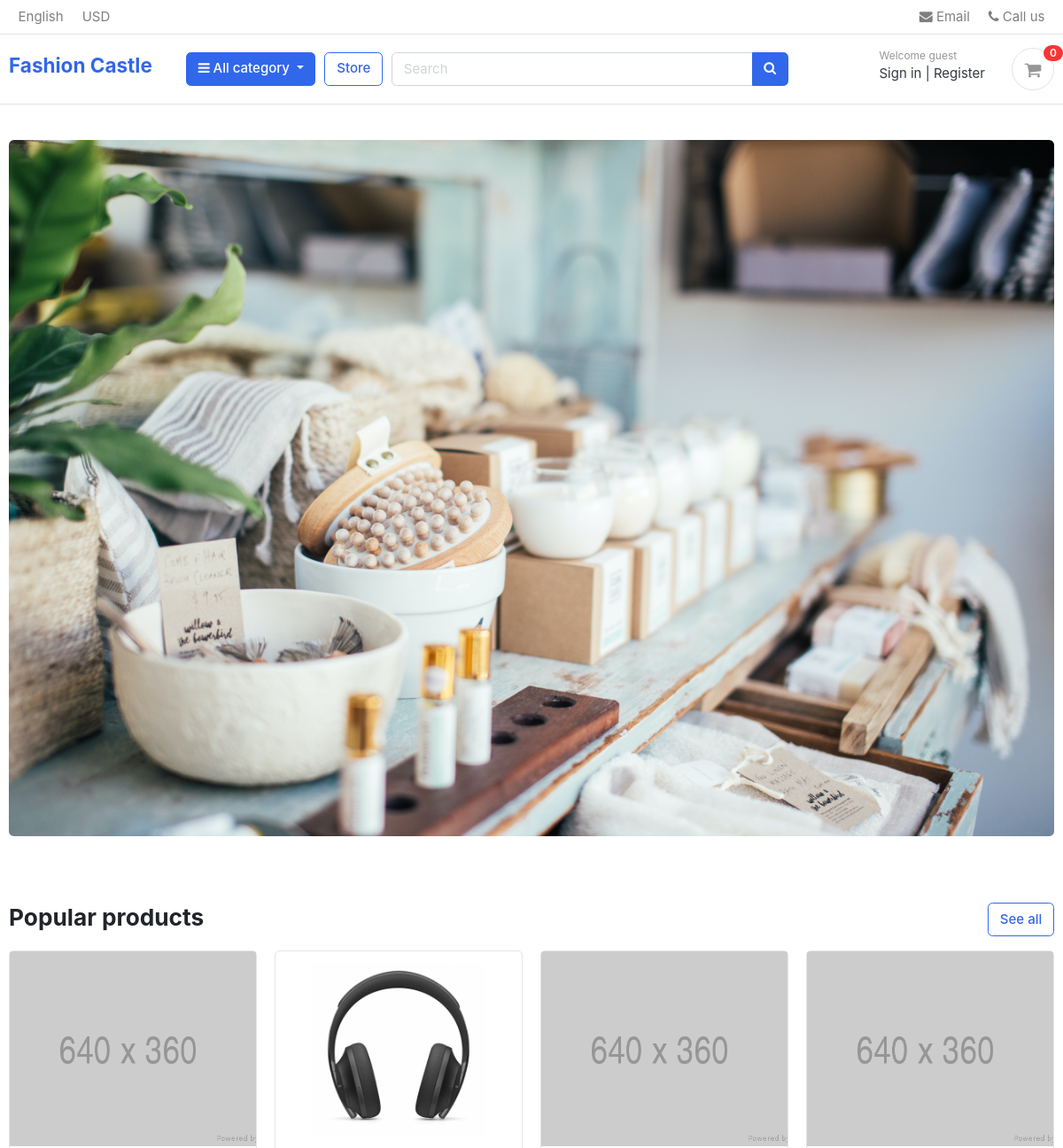
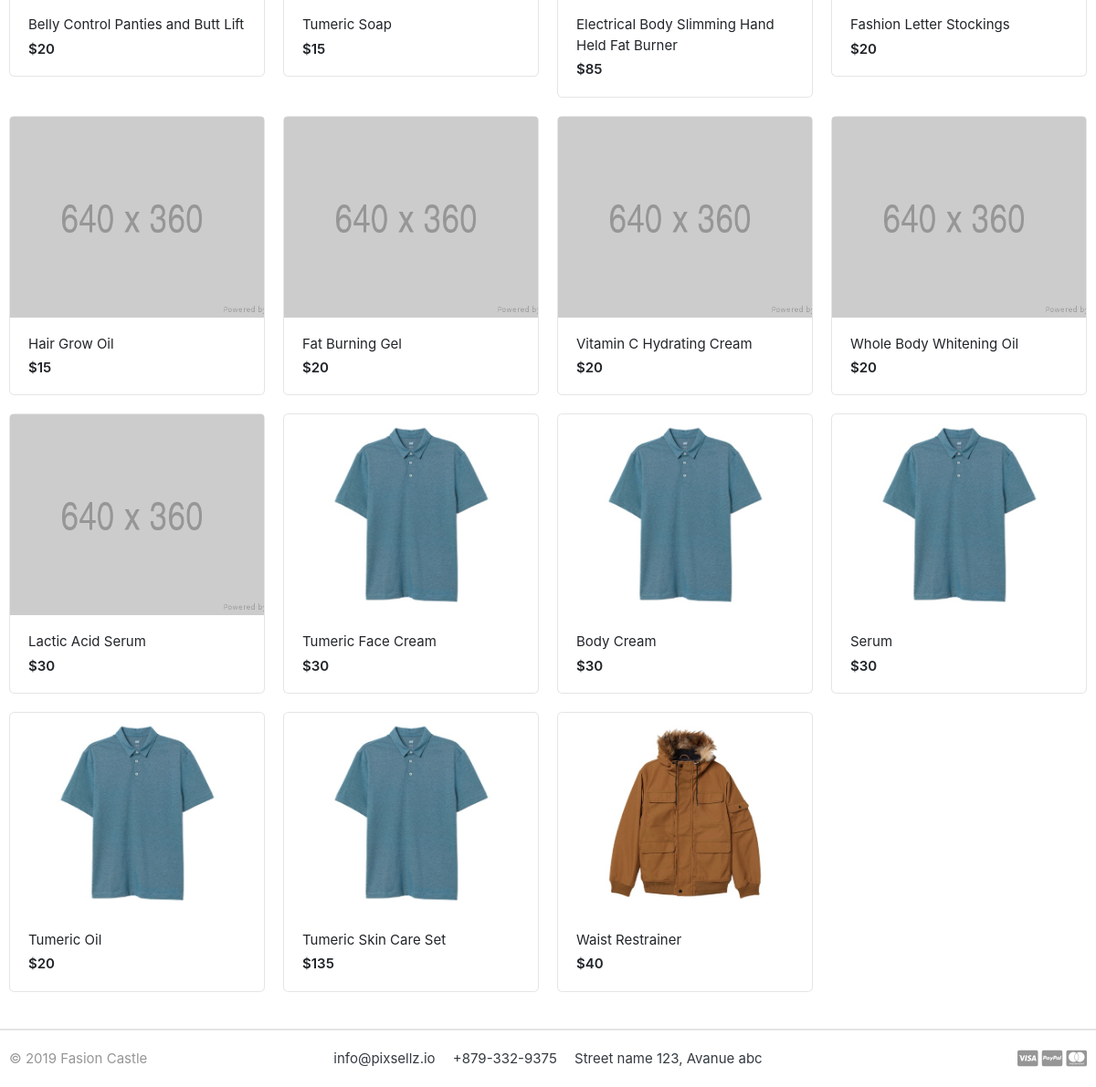
The page / on the database its author committed (2 pictures, top to bottom).
### store/models.py (models this page shows, shortened)
class Product(models.Model):
    product_name    = models.CharField(max_length=200, unique=True)
    slug            = models.SlugField(max_length=250, unique=True)
    description     = models.TextField(max_length=500, blank=True)
    price           = models.IntegerField()
    images          = models.ImageField(upload_to='photos/products')
    stock           = models.IntegerField()
    is_available    = models.BooleanField(default=True)
    category        = models.ForeignKey(Category, on_delete=models.CASCADE)
    created_date    = models.DateTimeField(auto_now_add=True)
    modified_date   = models.DateTimeField(auto_now=True)
    def get_url(self):
        return reverse('product_detail', args=[self.category.slug, self.slug])

### fashioncastleback/views.py (the view)
# urls.py: 2. Add a URL to urlpatterns:  path('', views.home, name='home')
def home(request):
    products = Product.objects.all().filter(is_available=True)
    context = {
        'products': products,
    }
    return render(request, 'home.html', context)

### carts/context_processors.py (called while the page is built)
def counter(request):
    cart_count = 0
    if 'admin' in request.path:
        return {}
    else:
        try:
            cart = Cart.objects.filter(cart_id=_cart_id(request))
            if request.user.is_authenticated:
                cart_items = CartItem.objects.all().filter(user=request.user)
            else:
                cart_items = CartItem.objects.all().filter(cart=cart[:1])
            for cart_item in cart_items:
                cart_count += cart_item.quantity
        except Cart.DoesNotExist:
            cart_count = 0
    return dict(cart_count=cart_count)

### carts/views.py (called while the page is built)
def _cart_id(request):
    cart = request.session.session_key
    if not cart:
        cart = request.session.create()
    return cart

### category/context_processors.py (called while the page is built)
def menu_links(request):
    links = Category.objects.all()
    return dict(links=links)

### category/models.py (called while the page is built)
    def get_url(self):
            return reverse('products_by_category', args=[self.slug])

### templates/home.html (shortened to what this page needs)
{% extends 'base.html' %}
{% load static %}
{% block content %}
<section class="section-intro padding-y-sm">
<div class="container">
<div class="intro-banner-wrap padding-y-sm">
	<img src="{% static 'images/banners/beauty-hero.jpg' %}" class="hero-image img-fluid rounded">
</div>
</div>
</section>
<section class="section-name padding-y-sm">
<div class="container">
<header class="section-heading">
	<a href="{% url 'store' %}" class="btn btn-outline-primary float-right">See all</a>
	<h3 class="section-title">Popular products</h3>
</header>
<div class="row">
	{% for product in products %}
	<div class="col-md-3">
		<div class="card card-product-grid">
			<a href="{{ product.get_url }}" class="img-wrap"> <img src="{{ product.images.url }}"> </a>
			<figcaption class="info-wrap">
				<a href="{{ product.get_url }}" class="title"> {{ product.product_name }}</a>
				<div class="price mt-1">${{ product.price }}</div>
			</figcaption>
		</div>
	</div>
	{% endfor %}
</div>
</div>
</section>
</body>
</html>
{% endblock %}

### static/css/ui.css (style rules this page uses)
html { font-family: "Inter", sans-serif; font-size: 15px; }
.img-wrap { text-align: center; display: block; }
.img-wrap img { max-width: 100%; }
.padding-y-sm { padding-top: 20px; padding-bottom: 20px; }
.section-heading { margin-bottom: 20px; margin-top: 15px; }
.section-title { color: #212529; }
[class*=card-product] a.title { color: #212529; display: block; }
[class*=card-product] .img-wrap { overflow: hidden; position: relative; }
[class*=card-product] .img-wrap img { height: 100%; max-width: 100%; width: auto; display: inline-block; -o-object-fit: cover; object-fit: cover; }
.card-product-grid { margin-bottom: 20px; }
.card-product-grid .img-wrap { border-radius: 0.2rem 0.2rem 0 0; height: 220px; }
.card-product-grid .info-wrap { overflow: hidden; padding: 18px 20px; }
.card .img-wrap { overflow: hidden; }
.price { font-weight: 600; color: #212529; }

### rows shown on the page
Product: images (placeholder picture), product_name "Belly Control Panties and Butt Lift", price "20"
Product: images (picture), product_name "Tumeric Soap", price "15"
Product: images (placeholder picture), product_name "Electrical Body Slimming Hand Held Fat Burner", price "85"
Product: images (placeholder picture), product_name "Fashion Letter Stockings", price "20"
Product: images (placeholder picture), product_name "Hair Grow Oil", price "15"
Product: images (placeholder picture), product_name "Fat Burning Gel", price "20"
Product: images (placeholder picture), product_name "Vitamin C Hydrating Cream", price "20"
Product: images (placeholder picture), product_name "Whole Body Whitening Oil", price "20"
Product: images (placeholder picture), product_name "Lactic Acid Serum", price "30"
Product: images (picture), product_name "Tumeric Face Cream", price "30"
Product: images (picture), product_name "Body Cream", price "30"
Product: images (picture), product_name "Serum", price "30"
Product: images (picture), product_name "Tumeric Oil", price "20"
Product: images (picture), product_name "Tumeric Skin Care Set", price "135"
Product: images (picture), product_name "Waist Restrainer", price "40"

### other values the page prints
{{ cart_count }} "0"
